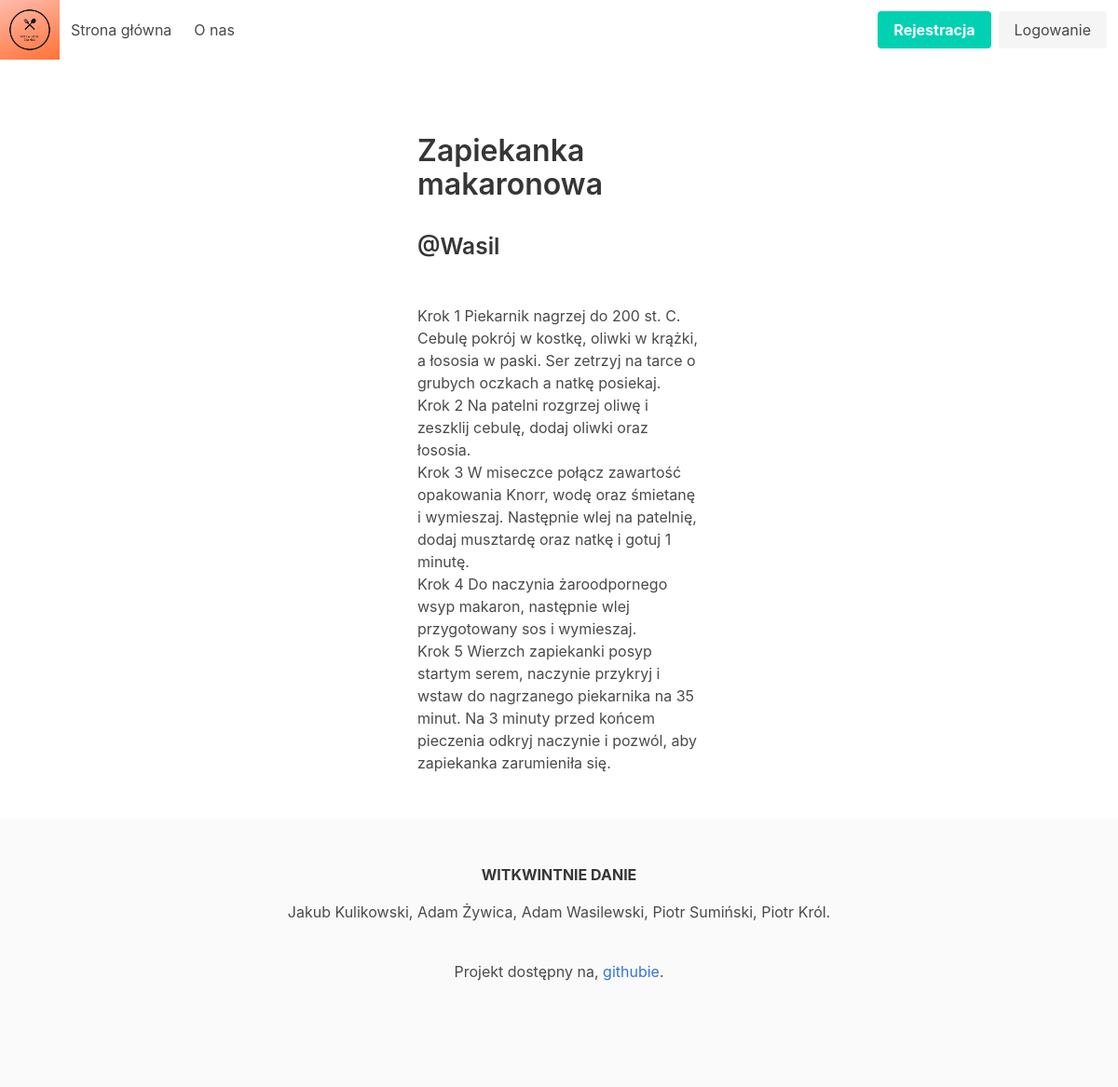
The page /przepis/17 on the database its author committed.
### tables this page shows
CREATE TABLE `recipes` (
  `recipe_id` INTEGER PRIMARY KEY AUTOINCREMENT,
  `user_id` INTEGER,
  `type_of_food_id` INTEGER,
  `food_category_id` INTEGER,
  `name` TEXT UNIQUE NOT NULL,
  `creation_date` DATE NOT NULL DEFAULT (DATETIME('now', 'localtime')),
  `description` TEXT NOT NULL,
  `rating` INTEGER CHECK (rating BETWEEN 1 AND 10),
  `checked` BOOLEAN NOT NULL DEFAULT 0 CHECK(checked IN (0,1)),
  `time_required` INTEGER NOT NULL,
  `views` INTEGER DEFAULT 0 CHECK ( views >= 0 ),
  CONSTRAINT recipes_user_id_fk
      FOREIGN KEY (user_id) REFERENCES users(user_id) ON DELETE SET NULL,
  CONSTRAINT recipes_type_of_food_id_fk
      FOREIGN KEY (type_of_food_id) REFERENCES types_of_food (type_of_food_id) ON DELETE RESTRICT,
  CONSTRAINT recipes_food_category_id_fk
      FOREIGN KEY (food_category_id) REFERENCES food_categories (food_category_id) ON DELETE RESTRICT
);

CREATE TABLE `users` (
  `user_id` INTEGER PRIMARY KEY AUTOINCREMENT,
  `username` TEXT UNIQUE NOT NULL,
  `creation_date` DATE NOT NULL DEFAULT (DATETIME('now', 'localtime')),
  `last_login_date` DATE CHECK ( last_login_date >= creation_date ),
  `role_id` INTEGER NOT NULL,
  `cooking_level_id` INTEGER,
  `sex` TEXT CHECK (sex IN ('F','M')),
  `password` TEXT NOT NULL,
  CONSTRAINT users_role_id_fk
      FOREIGN KEY (role_id) REFERENCES roles (role_id) ON DELETE RESTRICT,
  CONSTRAINT users_cooking_levels_id_fk
      FOREIGN KEY (cooking_level_id) REFERENCES cooking_levels (cooking_level_id) ON DELETE RESTRICT
);

### app/routes.py (the view)
@app.route('/przepis/<int:recipe_id>')
def get_recipe(recipe_id):
    if r.recipe_checked(recipe_id):
        r.add_view(recipe_id)
        return render_template('przepis.html', recipe=r.get_recipe(recipe_id))
    else:
        abort(404)

### app/db.py (called while the page is built)
def get_db():
    db = getattr(g, _DB_PROPERTY, None)
    if db is None:
        db = sqlite3.connect(Config.DB_FILE)
        setattr(g, _DB_PROPERTY, db)
    return db

def query_db(query, *args, one=False, commit=False):
    db = get_db()
    cursor = db.cursor()
    cursor.execute(query, args)
    res = cursor.fetchall()
    if commit:
        db.commit()
    if res and one:
        return res[0]
    else:
        return res

def query_db_object(query, *args, one=False, commit=False):
    db = get_db()
    cursor = db.cursor()
    cursor.execute(query, args)
    r = []
    for i in cursor.fetchall():
        r.append(dict(zip([x[0] for x in cursor.description], i)))
    if commit:
        db.commit()
    if r and one:
        return r[0]
    else:
        return r

### app/template_filter.py (called while the page is built)
@evalcontextfilter
@app.app_template_filter()
def newline_to_br(context, value):
    result = '<br />'.join(re.split(r'(?:\r\n|\r|\n){2,}', escape(value)))
    if context.autoescape:
        result = Markup(result)
    return result

### app/utils/recipies.py (called while the page is built)
def recipe_checked(recipe_id):
    res = query_db("SELECT checked FROM recipes WHERE recipe_id = ?", recipe_id, one=True)
    return True if res and res[0] == 1 else False

def get_recipe(recipe_id):
    return query_db_object("""
        SELECT r.recipe_id,
            r.user_id, u.username,
            r.type_of_food_id, tf.name AS type_of_food,
            r.food_category_id, fc.name AS food_category,
            r.name, r.creation_date, r.description, r.rating, r.checked, r.time_required, r.views
        FROM recipes r
        LEFT JOIN users u USING(user_id)
        INNER JOIN types_of_food tf USING(type_of_food_id)
        INNER JOIN food_categories fc USING(food_category_id)
        WHERE r.recipe_id = ?
    """, recipe_id, one=True)

def add_view(recipe_id):
    query_db("UPDATE recipes SET views = views + 1 WHERE recipe_id = ?", recipe_id, commit=True)

### app/templates/przepis.html (shortened to what this page needs)
<!DOCTYPE html>
<html lang="en">
<head>
  <link rel="stylesheet" href="/static/css/bulma.css">
</head>
<body>
  <nav class="navbar" role="navigation" aria-label="main navigation">
    <div class="navbar-brand">
      <a class="image is-64x64">
        <img src="/static/img/logo.png" width=auto height=auto>
      </a>
    </div>
    <div id="navbarBasicExample" class="navbar-menu">
      <div class="navbar-start">
        <a href="{{ url_for('main.index') }}" class="navbar-item">
          Strona główna
        </a>
        <a href="{{ url_for('main.about_us') }}" class="navbar-item">
          O nas
        </a>
      </div>
      <div class="navbar-end">
        <div class="navbar-item">
          <div class="buttons">
            {% if session.user is defined %}
            {% if session.user.role_name == "Administrator" %}
            <a href="{{ url_for('main.admin') }}" class="button is-success is-outlined">
              Panel Administratora
            </a>
            {% endif %}
            <a href="{{ url_for('main.new_recipe') }}" class="button is-primary is-outlined">
              Dodaj przepis
            </a>
            <a href="{{ url_for('main.user_profile') }}" class="button is-info is-outlined">
              Mój Profil
            </a>
            <a href="{{ url_for('main.logout') }}" class="button is-danger is-outlined">
              Wyloguj
            </a>
            {% else %}
            <a href="{{ url_for('main.register') }}" class="button is-primary">
              <strong>Rejestracja</strong>
            </a>
            <a href="{{ url_for('main.login') }}" class="button is-light">
              Logowanie
            </a>
            {% endif %}
          </div>
        </div>
      </div>
    </div>
  </nav>
  <section class="section">
    <div class="container has-text-centered">
      <div class="columns is-centered">
        <div class="column is-5 is-4-desktop">
          <article class="media">
            <div class="media-content recipe">
              <div class="content">
                <p>
                  <a href="{{ url_for('main.get_recipe', recipe_id=recipe.recipe_id) }}" style="color: inherit">
                    <h1 class="title"><strong>{{ recipe.name }}</strong></h1>
                  </a>
                <h2 class="subtitle"><small>@{{ recipe.username }}</small></h2>
                <br>
                {{ recipe.description | newline_to_br }}
                </p>
              </div>
            </div>
          </article>
        </div>
      </div>
    </div>
  </section>
  <footer class="footer">
    <div class="content has-text-centered">
      <p>
        <strong>WITKWINTNIE DANIE</strong>
      <p>Jakub Kulikowski, Adam Żywica, Adam Wasilewski, Piotr Sumiński, Piotr Król. </p>
      <p>Projekt dostępny na,
        <a href="https://github.com/a-was/kuchniowy-raj">githubie</a>.
      </p>
      </p>
    </div>
  </footer>
</body>
</html>

### rows shown on the page
recipes: name "Zapiekanka makaronowa", description|newline_to_br "Krok 1 Piekarnik nagrzej do 200 st. C. Cebulę pokrój w kostkę, oliwki w krążki, a łososia w paski. Ser zetrzyj na tarce o grubych oczkach a natkę posiekaj. Krok 2 Na patelni rozgrzej oliwę i zeszklij cebulę, dodaj oliwki oraz łososia. Krok 3 W miseczce połącz zawartość opakowania Knorr, wodę oraz śmietanę i wymieszaj. Następnie wlej na patelnię, dodaj musztardę oraz natkę i gotuj 1 minutę. Krok 4 Do naczynia żaroodpornego wsyp makaron, następnie wlej przygotowany sos i wymieszaj. Krok 5 Wierzch zapiekanki posyp startym serem, naczynie przykryj i wstaw do nagrzanego piekarnika na 35 minut. Na 3 minuty przed końcem pieczenia odkryj naczynie i pozwól, aby zapiekanka zarumieniła się."
users: username "Wasil"
